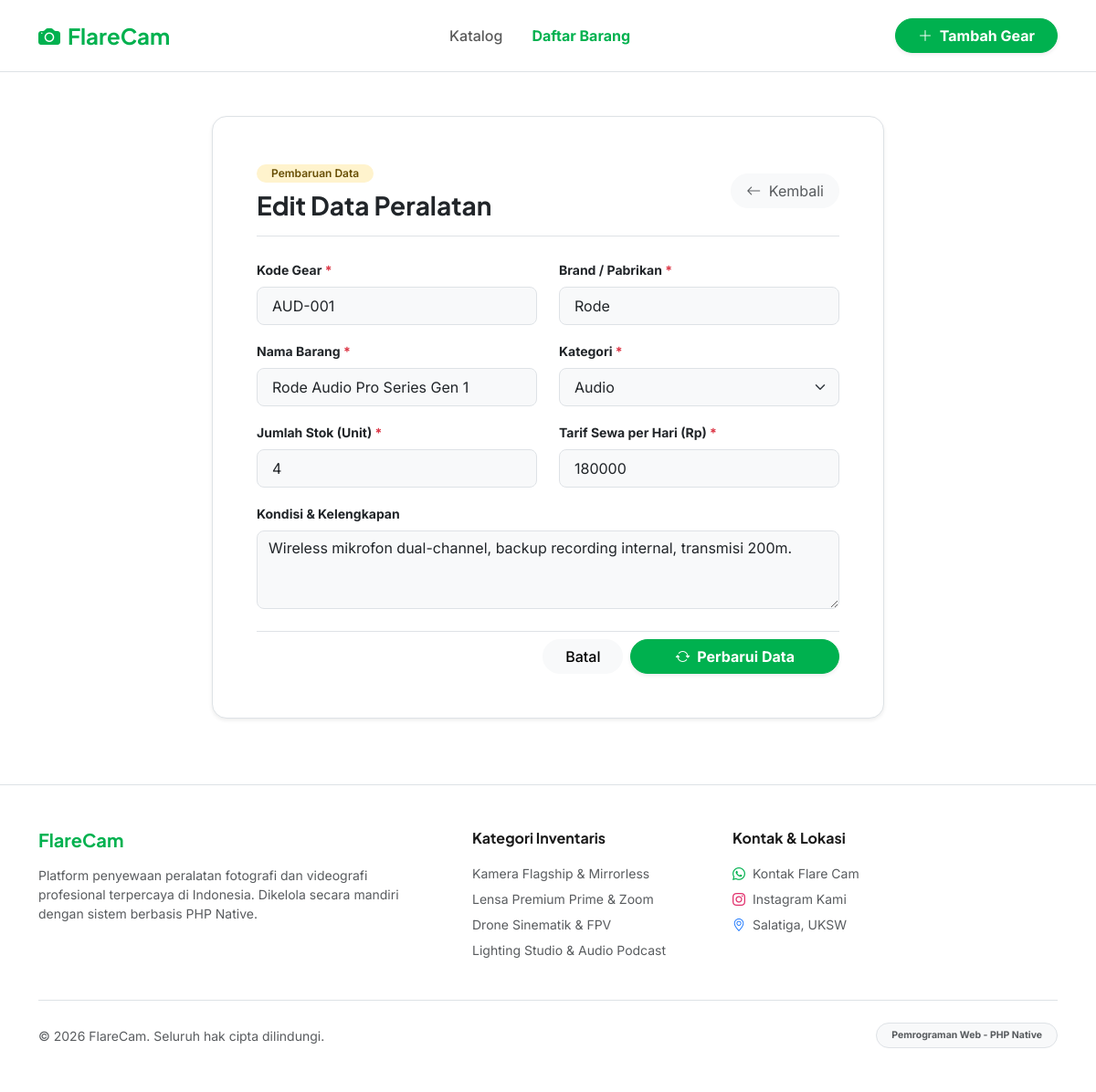
Screenshot of /edit.php?id=8 with the database file from the repository.
### tables this page shows
CREATE TABLE IF NOT EXISTS kamera (
    id INT AUTO_INCREMENT PRIMARY KEY,
    kode_barang VARCHAR(20) NOT NULL UNIQUE,
    nama_barang VARCHAR(100) NOT NULL,
    brand VARCHAR(50) NOT NULL DEFAULT "FlareCam",
    kategori VARCHAR(50) NOT NULL,
    jumlah INT NOT NULL DEFAULT 1,
    harga INT NOT NULL,
    deskripsi TEXT,
    created_at TIMESTAMP DEFAULT CURRENT_TIMESTAMP
);

### edit.php (the view, shortened to what this page needs)
<?php
require_once __DIR__ . "/config/koneksi.php";
$id = (int)($_GET["id"] ?? 0);
$stmt = $pdo->prepare("SELECT * FROM kamera WHERE id = :id");
$stmt->execute([":id" => $id]);
$barang = $stmt->fetch();
$kategoriList = ["Kamera", "Lensa", "Drone", "Lighting", "Audio"];
require_once __DIR__ . "/includes/header.php";
?>
<div class="row justify-content-center py-4">
    <div class="col-lg-8">
        <div class="card p-4 p-md-5 border rounded-4 shadow-sm bg-white">
            <div class="d-flex align-items-center justify-content-between pb-3 mb-4 border-bottom">
                <div>
                    <span class="badge bg-warning-subtle text-warning-emphasis px-3 py-1 rounded-pill small fw-semibold">Pembaruan Data</span>
                    <h3 class="fw-bold text-dark mt-2 mb-0">Edit Data Peralatan</h3>
                </div>
                <a href="index.php" class="btn btn-light rounded-pill px-3 text-muted">
                    <i class="bi bi-arrow-left me-1"></i> Kembali
                </a>
            </div>
            <form action="proses_edit.php" method="POST">
                <div class="row">
                    <div class="col-md-6 mb-3">
                        <label class="form-label small fw-bold text-dark">Kode Gear <span class="text-danger">*</span></label>
                        <input type="text" name="kode_barang" value="<?= htmlspecialchars($barang["kode_barang"]) ?>" class="form-control form-control-lg bg-light rounded-3 fs-6" required>
                    </div>
                    <div class="col-md-6 mb-3">
                        <label class="form-label small fw-bold text-dark">Brand / Pabrikan <span class="text-danger">*</span></label>
                        <input type="text" name="brand" value="<?= htmlspecialchars($barang["brand"] ?? "FlareCam") ?>" class="form-control form-control-lg bg-light rounded-3 fs-6" required>
                    </div>
                </div>
                <div class="row">
                    <div class="col-md-6 mb-3">
                        <label class="form-label small fw-bold text-dark">Nama Barang <span class="text-danger">*</span></label>
                        <input type="text" name="nama_barang" value="<?= htmlspecialchars($barang["nama_barang"]) ?>" class="form-control form-control-lg bg-light rounded-3 fs-6" required>
                    </div>
                    <div class="col-md-6 mb-3">
                        <label class="form-label small fw-bold text-dark">Kategori <span class="text-danger">*</span></label>
                        <select name="kategori" class="form-select form-select-lg bg-light rounded-3 fs-6" required>
                            <?php foreach ($kategoriList as $k): ?>
                                <option value="<?= $k ?>" <?= $barang["kategori"] === $k ? "selected" : "" ?>><?= $k ?></option>
                            <?php endforeach; ?>
                        </select>
                    </div>
                </div>
                <div class="row">
                    <div class="col-md-6 mb-3">
                        <label class="form-label small fw-bold text-dark">Jumlah Stok (Unit) <span class="text-danger">*</span></label>
                        <input type="number" name="jumlah" min="0" value="<?= htmlspecialchars($barang["jumlah"]) ?>" class="form-control form-control-lg bg-light rounded-3 fs-6" required>
                    </div>
                    <div class="col-md-6 mb-3">
                        <label class="form-label small fw-bold text-dark">Tarif Sewa per Hari (Rp) <span class="text-danger">*</span></label>
                        <input type="number" name="harga" min="0" step="5000" value="<?= htmlspecialchars($barang["harga"]) ?>" class="form-control form-control-lg bg-light rounded-3 fs-6" required>
                    </div>
                </div>
                <div class="mb-4">
                    <label class="form-label small fw-bold text-dark">Kondisi & Kelengkapan</label>
                    <textarea name="deskripsi" rows="3" class="form-control bg-light rounded-3 fs-6"><?= htmlspecialchars($barang["deskripsi"] ?? "") ?></textarea>
                </div>
                <div class="d-flex justify-content-end gap-2 pt-2 border-top">
                    <a href="index.php" class="btn btn-light rounded-pill px-4 fw-medium">Batal</a>
                    <button type="submit" class="btn btn-success rounded-pill px-5 fw-bold shadow-sm">
                        <i class="bi bi-arrow-repeat me-1"></i> Perbarui Data
                    </button>
                </div>
            </form>
        </div>
    </div>
</div>
<?php require_once __DIR__ . "/includes/footer.php"; ?>

### style.css (style rules this page uses)
:root { --primary-green: #00b14f; --hover-green: #009944; --bg-light: #f8f9fa; }
body { font-family: 'Inter', sans-serif; background-color: #ffffff; color: #1a1a1a; -webkit-font-smoothing: antialiased; }
h1, h2, h3, h4, h5, h6, .navbar-brand { font-family: 'Plus Jakarta Sans', sans-serif !important; }
.btn-success { background-color: var(--primary-green); border-color: var(--primary-green); }

### rows the page displays
kamera: kode_barang "AUD-001", brand "Rode", nama_barang "Rode Audio Pro Series Gen 1", kategori "Audio", jumlah "4", harga "180000", deskripsi "Wireless mikrofon dual-channel, backup recording internal, transmisi 200m."

### other values shown
$appName "FlareCam"
